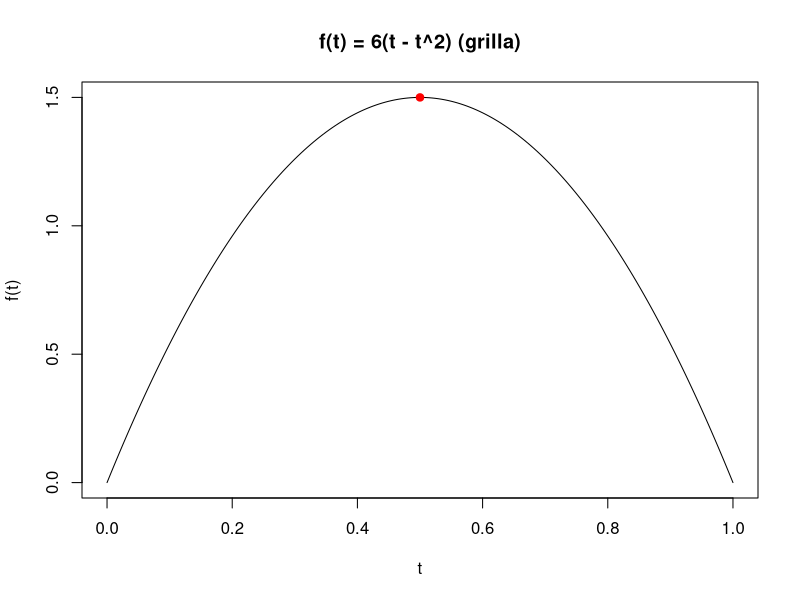

The R source for this figure:
# Ejercicio 6. Comparacion de vectores
# 1) Predecir y verificar lo que hacen las siguientes sentencias.

# Vector desde -1 hasta 1 con paso 0.1.
x4 <- seq(-1, 1, by = 0.1)

# Redondeo al entero mas cercano (convierte valores en -1, 0, 1, ...).
x5 <- round(x4)

# Mostrar los vectores.
x4 # Resultado: -1.0 -0.9 -0.8 -0.7 -0.6 -0.5 -0.4 -0.3 -0.2 -0.1 0.0 0.1 0.2 0.3 0.4 0.5 0.6 0.7 0.8 0.9 1.0
x5 # Resultado (redondeo): cinco -1, once 0, cinco 1

# Valores distintos que aparecen en x5.
unique(x5) # Resultado: -1 0 1

# Comparacion elemento a elemento: TRUE donde x5 vale 0.
x5 == 0 # Resultado: 5 FALSE, 11 TRUE, 5 FALSE

# Extraer solo los elementos de x5 que son 0.
x5[x5 == 0] # Resultado: 0 repetido 11 veces

# Contar cuantas posiciones cumplen x4 == x5.
sum(x4 == x5) # Resultado: 3

# Contar cuantas entradas de x5 son 0.
sum(x5 == 0) # Resultado: 11

# Longitud de x5 (numero de elementos).
length(x5) # Resultado: 21

# Proporcion de ceros en x5: mean(TRUE/FALSE) = fraccion de TRUE.
mean(x5 == 0) # Resultado: 11/21 = 0.5238095

# Forzar x5 a ser un vector de ceros y mostrarlo.
x5 <- 0
x5 # Resultado: vector de 21 ceros
###################################################################################################
###################################################################################################
###################################################################################################
# 2) Busqueda en una grilla para aproximar el maximo de la funcion
#    f(t) = 6(t - t^2), con t en [0, 1].
#    Comparar el resultado con la solucion analitica.

# Grilla con 201 puntos: incluye exactamente t = 0.5.
t <- seq(0, 1, len = 201)
f <- 6 * (t - t^2)

# Maximo aproximado en la grilla.
mx.f <- max(f)
mx.f # Resultado: 1.5

# Valores de t donde se alcanza ese maximo.
t[mx.f == f] # Resultado: 0.5 (aqui cae exactamente en la grilla)

# Graficar y marcar el/los maximos.
plot(t, f, type = "l", main = "f(t) = 6(t - t^2) (grilla)", xlab = "t", ylab = "f(t)")
points(t[mx.f == f], mx.f, pch = 19, col = "red")

# Solucion analitica:
# f(t) = 6t(1-t) tiene maximo en t = 1/2.
t_star <- 0.5
f_star <- 6 * (t_star - t_star^2)
t_star # Resultado analitico: 0.5
f_star # Resultado analitico: 1.5

# Mostrar que si en cambio usamos 200 puntos, el maximo en la grilla
# no cae exactamente en t=0.5 (por lo general), y puede no ser unico.
t2 <- seq(0, 1, len = 200)
f2 <- 6 * (t2 - t2^2)

mx.f2 <- max(f2)
mx.f2 # Resultado con len=200: 1.499962
t2[mx.f2 == f2] # Resultado: 0.4974874 0.5025126 (no cae unico)

# --------------------------------------------------------------------
# Explicacion (Ejercicio 6.2: busqueda de maximo en una grilla)
#
# La funcion es:
#   f(t) = 6(t - t^2) = 6t(1-t),  con t en [0,1]
#
# En el continuo, el maximo se puede obtener reescribiendo como cuadrado
# perfecto:
#   f(t) = 6(t - t^2)
#        = 6( - (t^2 - t) )
#        = -6( t^2 - t )
#        = -6( (t-1/2)^2 - 1/4 )
#        = -6(t-1/2)^2 + 6*(1/4)
#        = -6(t-1/2)^2 + 3/2
#
# Como (t-1/2)^2 >= 0, el termino -6(t-1/2)^2 <= 0 y el maximo ocurre
# cuando t = 1/2, dando:
#   f(1/2) = 3/2 = 1.5
#
# El codigo "aproxima" ese maximo evaluando f(t) en una grilla finita y
# eligiendo el maximo entre los valores muestreados (no el maximo real
# continuo, sino el maximo discreto).
#
# 1) Con len=201:
#    seq(0,1,len=201) genera puntos con paso 1/200, o sea t = 0 + k*(1/200).
#    Para k=100, t = 100/200 = 0.5, asi que la grilla incluye exactamente el
#    punto donde esta el maximo analitico. Por eso sale mx.f = 1.5 y el vector
#    t[mx.f == f] contiene solo 0.5.
#
# 2) Con len=200:
#    seq(0,1,len=200) tiene paso 1/199, que es distinto, y en general el
#    valor exacto 0.5 NO coincide con ninguno de los puntos de la grilla.
#    Entonces el maximo discreto ocurre en los puntos cercanos a 0.5.
#
#    Debido a que la funcion es simetrica alrededor de t=0.5 (porque depende
#    de (t-1/2)^2), los dos puntos equidistantes a ambos lados producen el
#    mismo valor de f (o valores que coinciden por muestreo), por eso aparecen
#    dos "maximos" en t2[mx.f2 == f2]: 0.4974874 y 0.5025126.
# --------------------------------------------------------------------
